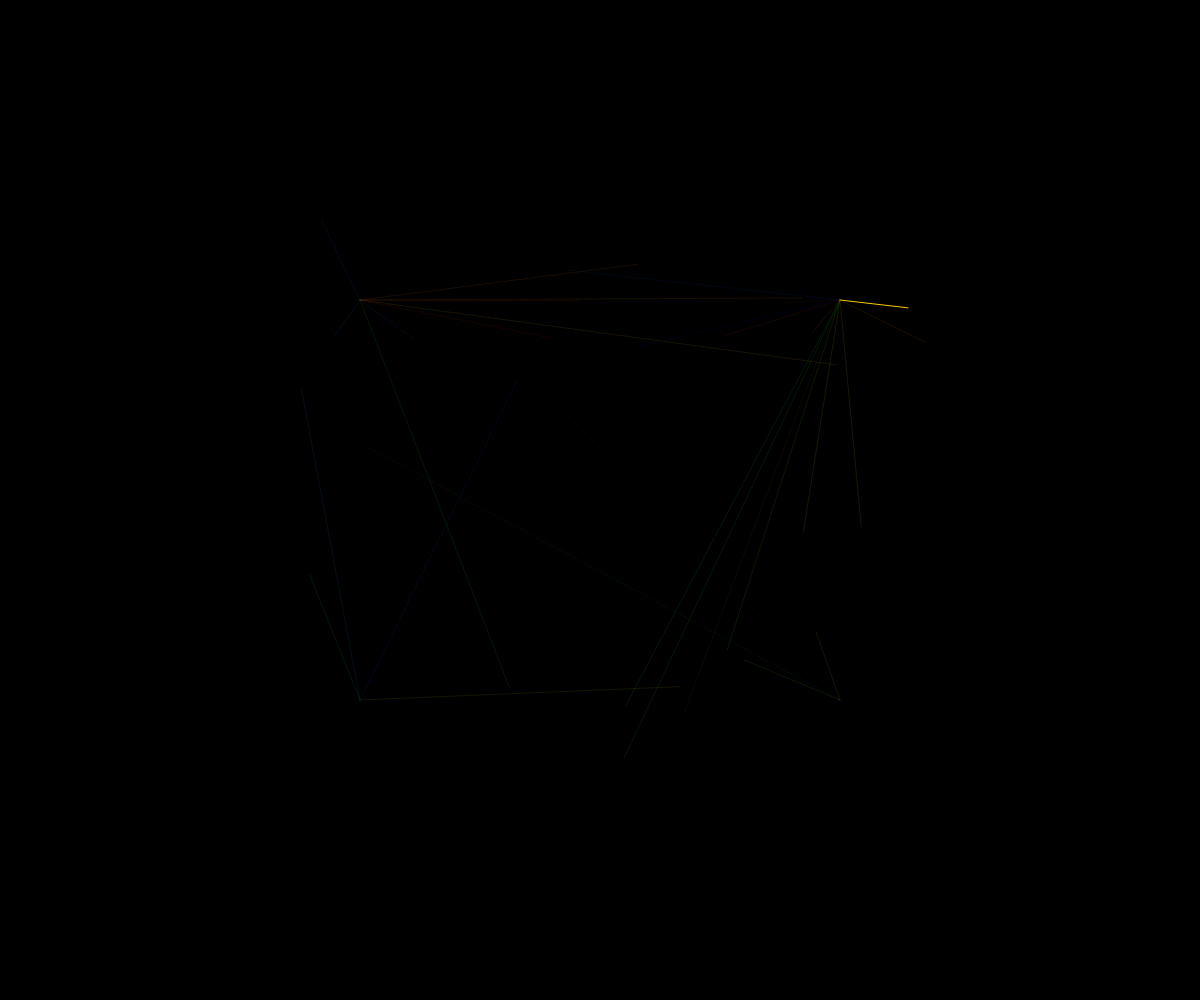
Frame 1 (no input)
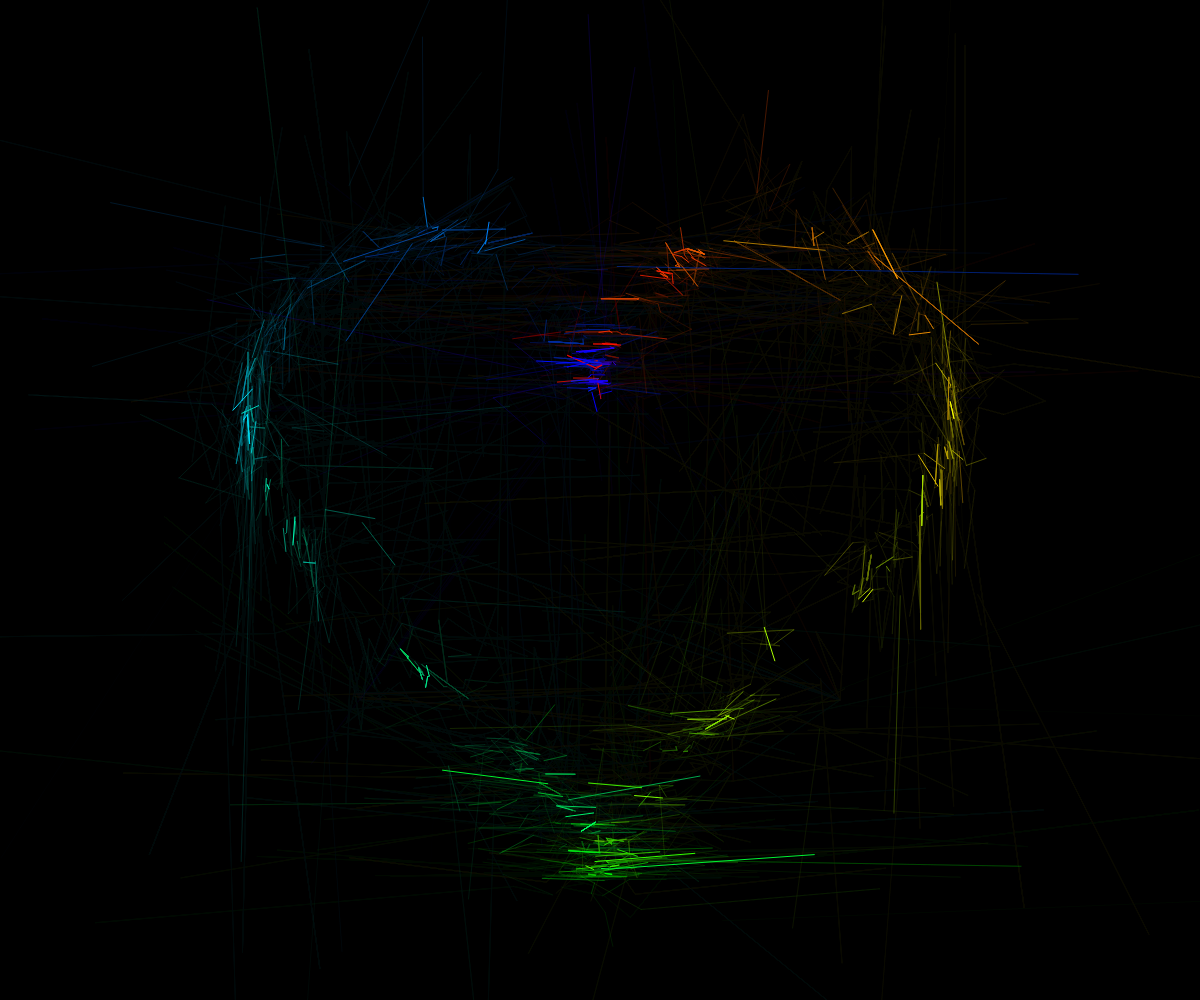
Frame 60 (no input)
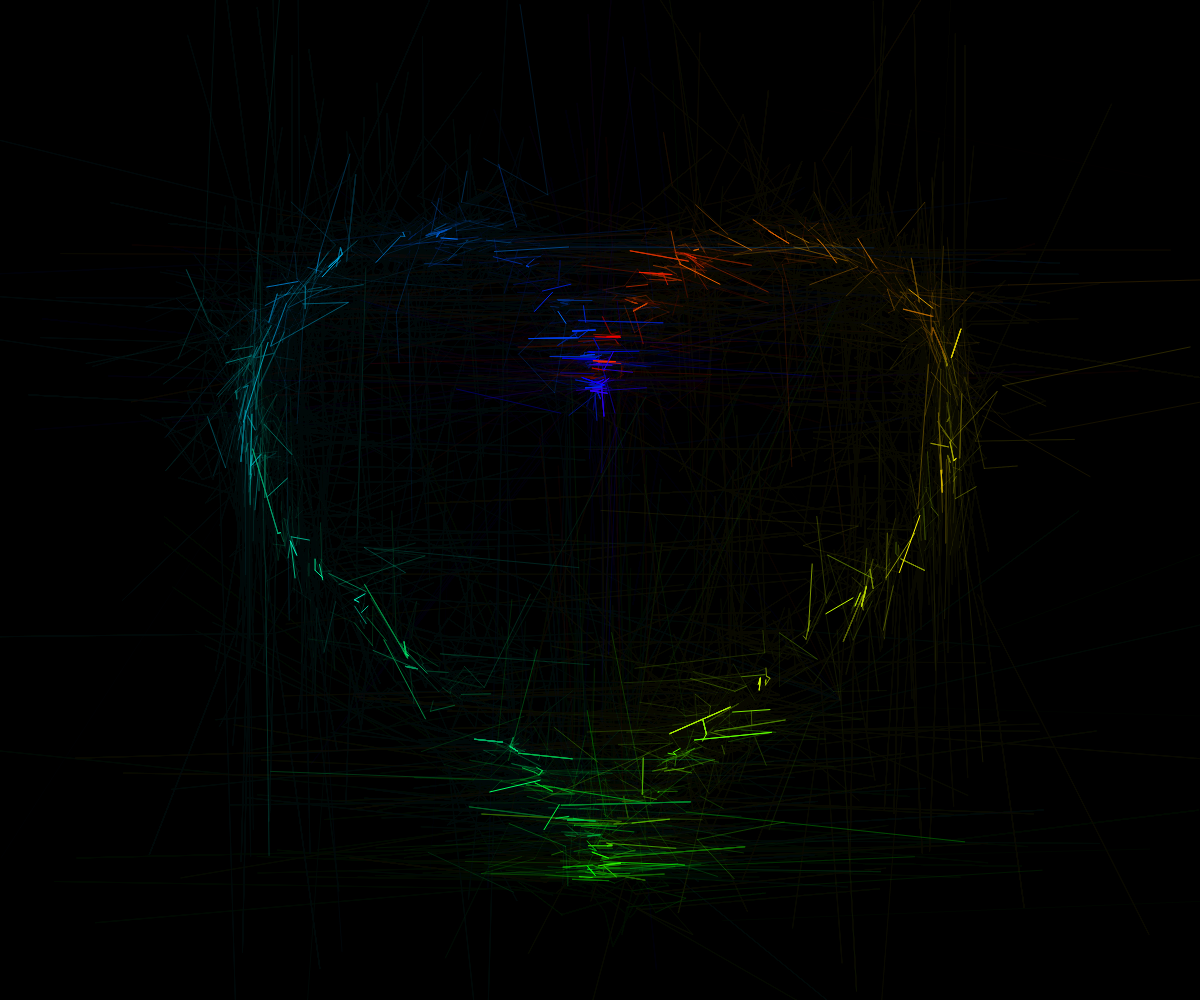
Frame 120 (the mouse pressed at the canvas centre since frame 60)

The p5.js sketch that drew these frames (run headless with seeded random() and noise() and a simulated clock; from frame 60 on, the mouse is pressed at the canvas centre):

// p5.js sketch
// ── sketch.js
let num_points = 200;
let balls = [];

function setup() {
  createCanvas(windowWidth, windowHeight);
  background(0, 0, 0);
  colorMode(HSB);
  translate(width / 2, height / 2);
  create_new_balls();
}

function draw() {
  background(0, 0, 0, 0.05);
  colorMode(HSB);
  translate(width / 2, height / 2);

  for (let ball of balls) {
    ball.update();
    ball.show();
  }
  // if (random() < 0.01) {
  //   create_new_balls();
  // }
}

function create_new_balls() {
  for (let i = 0; i < num_points; i++) {
    let a = i * (TWO_PI / num_points) + random(0, 0.5);
    let r = height / 45;
    let x = r * 16 * pow(sin(a), 3);
    let y = -r * (13 * cos(a) - 5 * cos(2 * a) - 2 * cos(3 * a) - cos(4 * a));
    balls.push(
      new Ball(
        x,
        y,
        random() > 0.5 ? -width / 5 : width / 5,
        random() > 0.5 ? -height / 5 : height / 5,
        round(i / float(num_points / 255))
      )
    );
  }
}

// ── ball.js
class Ball {
  constructor(target_x, target_y, start_x, start_y, c) {
    this.target = createVector(target_x, target_y);
    this.pos = createVector(start_x, start_y);
    this.last_pos = this.pos.copy();
    this.c = c;
  }

  update() {
    if (random() > 0.5) {
      return;
    }
    this.last_pos = this.pos.copy();
    this.pos.x = lerp(this.pos.x, this.target.x, random() < 0.5 ? -0.8 : 0.8);
    this.pos.y = lerp(this.pos.y, this.target.y, random() < 0.5 ? -0.8 : 0.8);
    this.pos.rotate(random(-0.1, 0.1));
    if (dist(this.pos.x, this.pos.y, this.target.x, this.target.y) < 1) {
      this.pos = createVector(
        random() > 0.5 ? -width / 5 : width / 5,
        random() > 0.5 ? -height / 5 : height / 5
      );

      this.last_pos = this.pos.copy();
    }
  }

  show() {
    if (dist(this.pos.x, this.pos.y, this.target.x, this.target.y) < 10) {
      let sat = (float(250 - (frameCount % 100)) / 250) * 255;
      stroke(
        this.c,
        sat,
        sat,
        map(
          dist(this.pos.x, this.pos.y, this.target.x, this.target.y),
          0,
          width / 7,
          10,
          1
        )
      );
      strokeWeight(1);
      line(this.pos.x, this.pos.y, this.last_pos.x, this.last_pos.y);
      //ellipse(this.pos.x, this.pos.y, 5);
    } else {
      let sat = (float(250 - (frameCount % 100)) / 250) * 255;
      stroke(
        this.c,
        sat,
        sat,
        map(
          dist(this.pos.x, this.pos.y, this.target.x, this.target.y),
          0,
          width / 10,
          10,
          1
        )
      );
      strokeWeight(0.1);
      fill(
        this.c,
        sat,
        sat,
        map(
          dist(this.pos.x, this.pos.y, this.target.x, this.target.y),
          0,
          width / 10,
          10,
          1
        )
      );
      line(this.pos.x, this.pos.y, this.last_pos.x, this.last_pos.y);
      //ellipse(this.pos.x, this.pos.y, 5);
    }
  }
}
